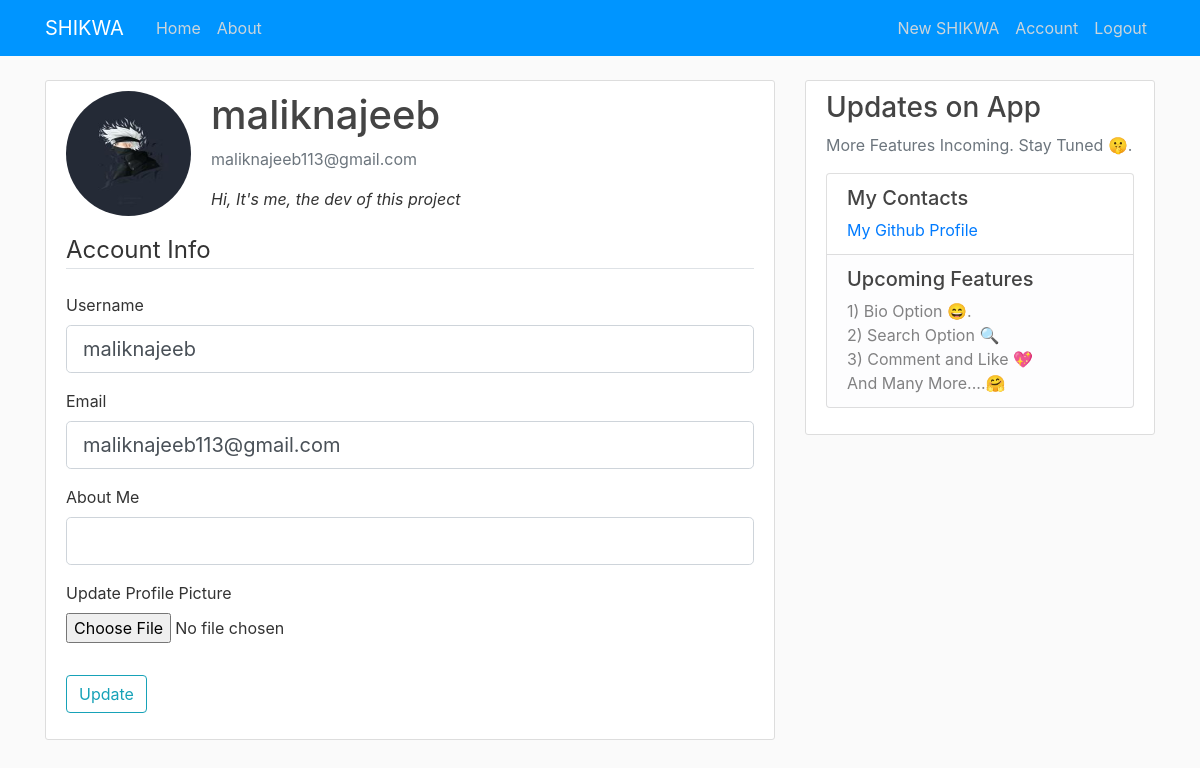
Page /account (signed in) on the committed database.
### shikwa/models.py (models this page shows, shortened)
class User(db.Model, UserMixin):
    id = db.Column(db.Integer, primary_key=True)
    username = db.Column(db.String(20), unique=True, nullable=False)
    email = db.Column(db.String(120), unique=True, nullable=False)
    image_file = db.Column(db.String(20), nullable=False, default='default.jpg')
    password = db.Column(db.String(60), nullable=False)
    about_me = db.Column(db.String(240))
    posts = db.relationship('Post', backref='author', lazy=True)

### shikwa/users/routes.py (the view)
@users.route("/account", methods=['GET', 'POST'])
@login_required
def account():
    form = UpdateAccountForm()
    if form.validate_on_submit():
        if form.picture.data:
            picture_file = save_picture(form.picture.data)
            current_user.image_file = picture_file
        current_user.username = form.username.data
        current_user.email = form.email.data
        current_user.about_me= form.about_me.data
        db.session.commit()
        flash('Your account has been updated!', 'success')
        return redirect(url_for('users.account'))
    elif request.method == 'GET':
        form.username.data = current_user.username
        form.email.data = current_user.email
    image_file = url_for('static', filename='profile_pics/' + current_user.image_file)
    return render_template('account.html', title='Account',
                           image_file=image_file, form=form)

### shikwa/users/forms.py (shortened to what this page needs)
class UpdateAccountForm(FlaskForm):
    username = StringField('Username',
                           validators=[DataRequired(), Length(min=2, max=20)])
    email = StringField('Email',
                        validators=[DataRequired(), Email()])
    about_me = StringField('About Me', validators=[Length(min=0,max=240)])
    picture = FileField('Update Profile Picture', validators=[FileAllowed(['jpg','jpeg', 'png'])])
    submit = SubmitField('Update')

### shikwa/models.py (called while the page is built)
@login_manager.user_loader
def load_user(user_id):
    return User.query.get(int(user_id))

### shikwa/templates/account.html (shortened to what this page needs)
{% extends "layout.html" %}
{% block content %}
    <div class="content-section">
      <div class="media">
        <img class="rounded-circle account-img" src="{{ image_file }}">
        <div class="media-body">
          <h2 class="account-heading">{{ current_user.username }}</h2>
          <p class="text-secondary">{{ current_user.email }}</p>
          <p class="text" color='BLACK'><em>{{ current_user.about_me }}</em></p>
        </div>
      </div>
        <form method="POST" action="" enctype="multipart/form-data">
            <fieldset class="form-group">
                <legend class="border-bottom mb-4">Account Info</legend>
                <div class="form-group">
                    {{ form.username.label(class="form-control-label") }}
                    {% if form.username.errors %}
                        {{ form.username(class="form-control form-control-lg is-invalid") }}
                        <div class="invalid-feedback">
                            {% for error in form.username.errors %}
                                <span>{{ error }}</span>
                            {% endfor %}
                        </div>
                    {% else %}
                        {{ form.username(class="form-control form-control-lg") }}
                    {% endif %}
                </div>
                <div class="form-group">
                    {{ form.email.label(class="form-control-label") }}
                    {% if form.email.errors %}
                        {{ form.email(class="form-control form-control-lg is-invalid") }}
                        <div class="invalid-feedback">
                            {% for error in form.email.errors %}
                                <span>{{ error }}</span>
                            {% endfor %}
                        </div>
                    {% else %}
                        {{ form.email(class="form-control form-control-lg") }}
                    {% endif %}
                </div>
                <div class="form-group">
                    {{ form.about_me.label(class="form-control-label") }}
                    {% if form.about_me.errors %}
                        {{ form.about_me(class="form-control form-control-lg is-invalid") }}
                        <div class="invalid-feedback">
                            {% for error in form.about_me.errors %}
                                <span>{{ error }}</span>
                            {% endfor %}
                        </div>
                    {% else %}
                        {{ form.about_me(class="form-control form-control-lg") }}
                    {% endif %}
                </div>
                <div class="form-group">
                    {{ form.picture.label() }}
                    {{ form.picture(class="form-control-file") }}
                </div>
            </fieldset>
            <div class="form-group">
                {{ form.submit(class="btn btn-outline-info") }}
            </div>
        </form>
    </div>
{% endblock content %}

### shikwa/static/main.css (style rules this page uses)
body { background: #fafafa; color: #333333; margin-top: 5rem; }
h1, h2, h3, h4, h5, h6 { color: #444444; }
.content-section { background: #ffffff; padding: 10px 20px; border: 1px solid #dddddd; border-radius: 3px; margin-bottom: 20px; }
.account-img { height: 125px; width: 125px; margin-right: 20px; margin-bottom: 16px; }
.account-heading { font-size: 2.5rem; }

### rows in the picture
User: username "maliknajeeb", email "maliknajeeb113@gmail.com", about_me "Hi, It's me, the dev of this project"
